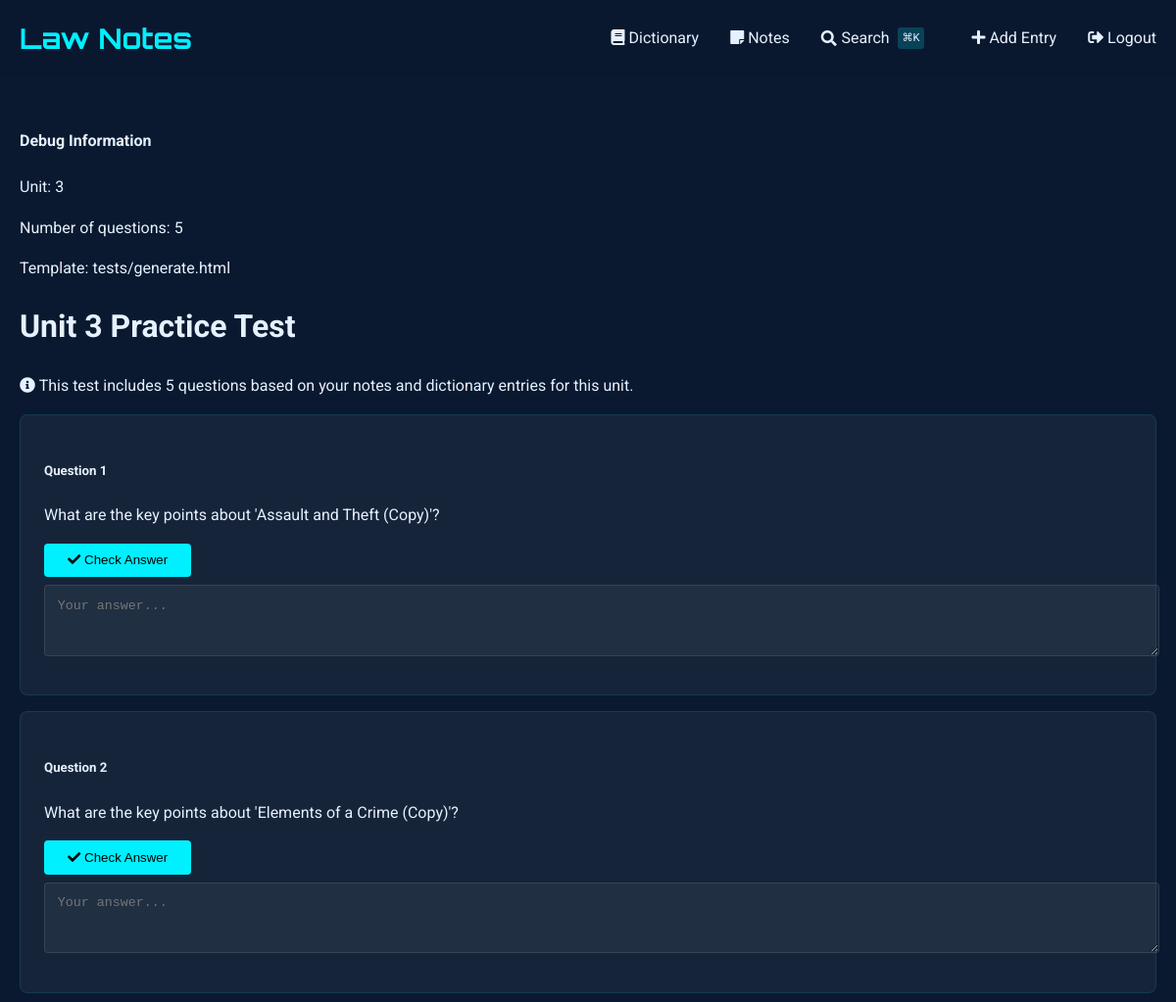
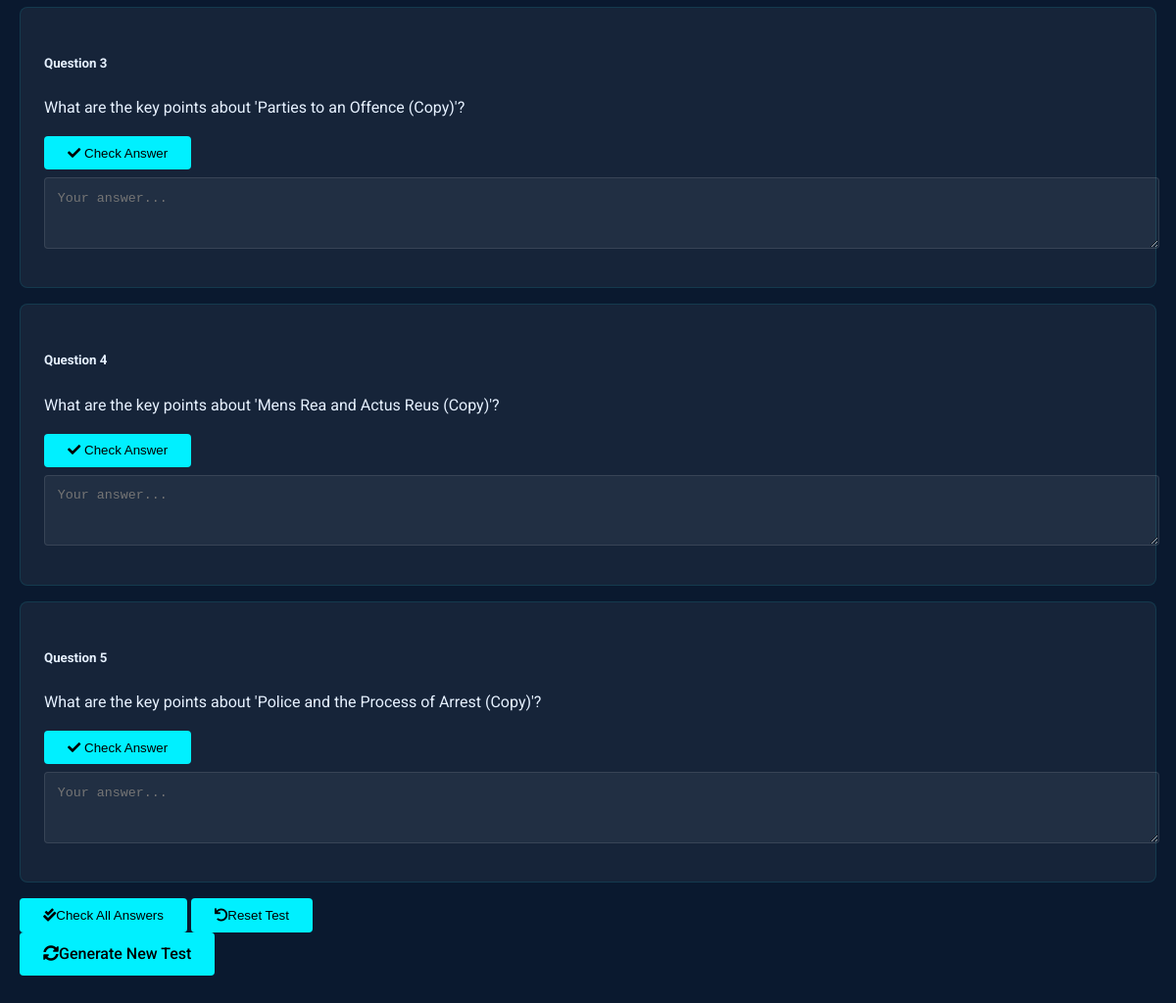
Page /tests/generate/3 (signed in) on the committed database (2 pictures, top to bottom).
### tables this page shows
CREATE TABLE notes (
    id INTEGER PRIMARY KEY AUTOINCREMENT,
    title TEXT NOT NULL,                -- short title for the note
    content TEXT NOT NULL,              -- the full note text
    unit_number INTEGER,                -- optional: to group with course units
    tags TEXT,                          -- comma-separated or JSON for filtering/search
    related_entries TEXT,               -- store glossary ids (e.g., "1,4,5") for cross-linking
    created_at TIMESTAMP DEFAULT CURRENT_TIMESTAMP,
    last_updated TIMESTAMP DEFAULT CURRENT_TIMESTAMP,
    views INTEGER DEFAULT 0,            -- track popularity
    is_favorite BOOLEAN DEFAULT 0,      -- quick flag for starred notes
    comments TEXT                       -- optional: your own thoughts or annotations
, has_worksheet BOOLEAN DEFAULT 0);

### test_routes.py (the view, shortened to what this page needs)
@test_bp.route('/generate/<int:unit_number>')
def generate_test(unit_number):
    if not session.get("name"):
        return redirect(url_for('auth.login', next=request.url))
    try:
        print(f"\n=== Starting test generation for unit {unit_number} ===")
        print("Current user:", session.get("name"))
        dict_db = SQL("sqlite:///dictionary.db")
        notes_db = SQL("sqlite:///notes.db")
        print("Fetching dictionary entries...")
        dictionary_entries = dict_db.execute("""
            SELECT id, word_phrase, definition, example, unit_number
            FROM entries
            WHERE unit_number = :unit_number
            ORDER BY RANDOM()
            LIMIT 20  # Limit to 20 terms to keep the test manageable
        """, unit_number=unit_number)
        print(f"Found {len(dictionary_entries)} dictionary entries")
        print("Fetching notes...")
        notes = notes_db.execute("""
            SELECT id, title, content, unit_number
            FROM notes
            WHERE unit_number = :unit_number
            ORDER BY RANDOM()
            LIMIT 5  # Limit to 5 notes to keep the test focused
        """, unit_number=unit_number)
        print(f"Found {len(notes)} notes")
        test_questions = []
        all_definitions = [entry['definition'] for entry in dictionary_entries]
        print(f"Generating questions from {len(dictionary_entries)} dictionary entries...")
        print(f"Generating questions from {len(notes)} notes...")
        for note in notes:
            test_questions.append({
                'type': 'short_answer',
                'question': f"What are the key points about '{note['title']}'?",
                'answer': note['content'],
                'options': []
            })
        random.shuffle(test_questions)
        test_questions = test_questions[:15]
        print(f"\n=== DEBUG: Generated {len(test_questions)} questions ===")
        for i, q in enumerate(test_questions):
            print(f"Question {i+1} (Type: {q['type']}): {q['question'][:100]}...")
            if 'options' in q and q['options']:
                print(f"  Options: {q['options']}")
        template_path = 'tests/generate.html'
        print(f"\n=== DEBUG: Attempting to render template: {template_path}")
        from flask import current_app, render_template_string
        with current_app.app_context():
            try:
                test_render = render_template_string('Test template rendering: {{ test_var }}', test_var='SUCCESS')
                print(f"Template rendering test: {test_render}")
                template = current_app.jinja_env.get_or_select_template(template_path)
                print("Template found and loaded successfully")
                test_data = [
                    {
                        'type': 'test',
                        'question': 'Test question',
                        'answer': 'Test answer',
                        'options': []
                    }
                ]
                test_output = render_template(template_path,
                                          test_questions=test_data,
                                          unit_number=unit_number)
                print(f"Test render successful. Output length: {len(test_output) if test_output else 0} characters")
            except Exception as e:
                print(f"\n=== TEMPLATE ERROR ===")
                print(f"Error: {str(e)}")
                import traceback
                traceback.print_exc()
                print("====================\n")
                raise
        print("\n=== Rendering actual template with real data ===")
        return render_template(template_path,
                             test_questions=test_questions,
                             unit_number=unit_number)
    except Exception as e:
        import traceback
        error_msg = f'Error generating test: {str(e)}\n\n{traceback.format_exc()}'
        print("\n" + "="*50)
        print("ERROR IN TEST GENERATION:")
        print(error_msg)
        print("="*50 + "\n")
        flash('Error generating test. Please check the server logs for details.', 'error')
        return redirect(url_for('dictionary.index'))

### sql.py (called while the page is built, shortened)
def _enable_logging(f):
    import logging
    import functools
    import os
    @functools.wraps(f)
    def decorator(*args, **kwargs):
        try:
            import flask
        except ModuleNotFoundError:
            return f(*args, **kwargs)
        disabled = logging.getLogger("cs50").disabled
        if flask.current_app and os.getenv("FLASK_ENV") == "development":
            logging.getLogger("cs50").disabled = False
        try:
            return f(*args, **kwargs)
        finally:
            logging.getLogger("cs50").disabled = disabled
    return decorator

def _parse_placeholder(token):
    import re
    import sqlparse
    if (
        not isinstance(token, sqlparse.sql.Token)
        or token.ttype != sqlparse.tokens.Name.Placeholder
    ):
        raise TypeError()
    if token.value == "?":
        return "qmark", None
    matches = re.search(r"^:([1-9]\d*)$", token.value)
    if matches:
        return "numeric", int(matches.group(1)) - 1
    matches = re.search(r"^:([a-zA-Z]\w*)$", token.value)
    if matches:
        return "named", matches.group(1)

    def __del__(self):
        self._disconnect()

    def _disconnect(self):
        if hasattr(_data, self._name()):
            getattr(_data, self._name()).close()
            delattr(_data, self._name())

    def _name(self):
        return str(hash(self))

        def connect(dbapi_connection, connection_record):
            try:
                if isinstance(
                    dbapi_connection, sqlite3.Connection
                ):  # If back end is sqlite
                    cursor = dbapi_connection.cursor()
                    cursor.execute("PRAGMA foreign_keys=ON")
                    cursor.close()
            except:
                pass

### templates/tests/generate.html (shortened to what this page needs)
{% extends "dictionary/base.html" %}
{% block content %}
<div class="container mt-4">
    <div class="alert alert-warning">
        <h4>Debug Information</h4>
        <p>Unit: {{ unit_number }}</p>
        <p>Number of questions: {{ test_questions|length }}</p>
        <p>Template: {{ self._TemplateReference__context.name }}</p>
    </div>
    <div class="row">
        <div class="col-12">
            <h1 class="mb-4">Unit {{ unit_number }} Practice Test</h1>
            <div class="alert alert-info">
                <i class="fas fa-info-circle me-2"></i>
                This test includes {{ test_questions|length }} questions based on your notes and dictionary entries for this unit.
            </div>
            <form id="testForm">
                {% for question in test_questions %}
                <div class="card mb-4 question-card" data-type="{{ question.type }}">
                    <div class="card-header bg-light">
                        <h5 class="mb-0">Question {{ loop.index }}</h5>
                    </div>
                    <div class="card-body">
                        <div class="d-flex justify-content-between align-items-center mb-3">
                            <p class="question-text mb-0">{{ question.question|safe }}</p>
                            <button type="button" class="btn btn-sm btn-outline-primary check-single" data-question-index="{{ loop.index0 }}">
                                <i class="fas fa-check"></i> Check Answer
                            </button>
                        </div>
                        {% if question.type == 'multiple_choice' %}
                            <div class="form-group">
                                {% for option in question.options %}
                                <div class="form-check">
                                    <input class="form-check-input" type="radio"
                                           name="q{{ loop.index0 }}" id="q{{ loop.index0 }}_{{ loop.index }}"
                                           value="{{ option }}" required>
                                    <label class="form-check-label" for="q{{ loop.index0 }}_{{ loop.index }}">
                                        {{ option }}
                                    </label>
                                </div>
                                {% endfor %}
                            </div>
                        {% elif question.type == 'fill_blank' %}
                            <div class="form-group">
                                <input type="text" class="form-control answer-input"
                                       name="q{{ loop.index0 }}" placeholder="Your answer..." required>
                            </div>
                        {% else %}
                            <div class="form-group">
                                <textarea class="form-control answer-input" name="q{{ loop.index0 }}"
                                          rows="3" placeholder="Your answer..." required></textarea>
                            </div>
                        {% endif %}
                    </div>
                </div>
                {% endfor %}
                <div class="d-flex justify-content-between mb-5">
                    <div>
                        <button type="button" class="btn btn-primary me-2" id="checkAllAnswers">
                            <i class="fas fa-check-double me-2"></i>Check All Answers
                        </button>
                        <button type="button" class="btn btn-outline-secondary" id="resetTest">
                            <i class="fas fa-undo me-2"></i>Reset Test
                        </button>
                    </div>
                    <a href="{{ url_for('tests.generate_test', unit_number=unit_number) }}"
                       class="btn btn-outline-secondary">
                        <i class="fas fa-sync-alt me-2"></i>Generate New Test
                    </a>
                </div>
            </form>
        </div>
    </div>
</div>
{% endblock %}

### templates/dictionary/base.html (style rules this page uses)
:root { --primary: #00f0ff; --bg-dark: #0a192f; --text: #e6f1ff; --success: #2ecc71; --error: #e74c3c; }
body { font-family: 'Roboto', sans-serif; background-color: var(--bg-dark); color: var(--text); line-height: 1.6; margin: 0; padding: 0; }
.container { max-width: 1200px; margin: 0 auto; padding: 0 20px; }
.card { background: rgba(255, 255, 255, 0.05); border-radius: 8px; padding: 1.5rem; margin: 1rem 0; border: 1px solid rgba(0, 240, 255, 0.1); }
.btn { display: inline-block; padding: 0.6rem 1.5rem; background: var(--primary); color: #000; border: none; border-radius: 4px; cursor: pointer; text-decoration: none; font-weight: 500; transition: all 0.3s; }
.form-control { width: 100%; padding: 0.8rem; margin: 0.5rem 0; background: rgba(255, 255, 255, 0.05); border: 1px solid rgba(255, 255, 255, 0.1); border-radius: 4px; color: var(--text); }

### rows in the picture
notes: question "What are the key points about 'Assault and Theft (Copy)'?"
notes: question "What are the key points about 'Elements of a Crime (Copy)'?"
notes: question "What are the key points about 'Parties to an Offence (Copy)'?"
notes: question "What are the key points about 'Mens Rea and Actus Reus (Copy)'?"
notes: question "What are the key points about 'Police and the Process of Arrest (Copy)'?"

### other values in the picture
{{ unit_number }} "3"
{{ test_questions|length }} "5"
{{ self._TemplateReference__context.name }} "tests/generate.html"
